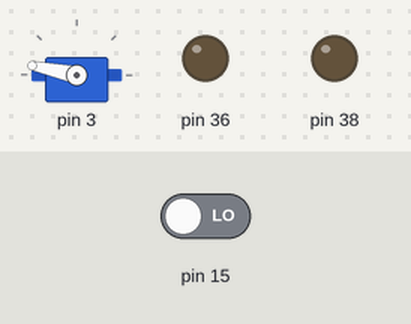
This program was run on a simulated Raspberry Pi (header pin numbers). On the bench: servo, output pins drawn as LEDs (lit = HIGH). Inputs (shaded band) come from the test bench; at power-on: pin 15 LOW. Servo angles are drawn from the pulse width (0.5 ms = 0°, 2.5 ms = 180°); the clock reads 2024-03-15 10:24:30 at power-on unless the program sets it.

Above: at 0.1 s.
At 60.1 s:
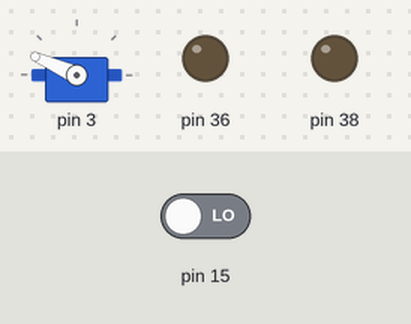
At 120.1 s:
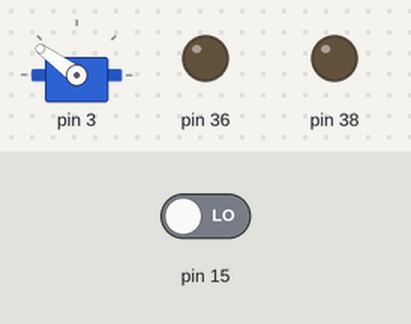
Timing chart, 0 to 121.6 s (numbered marks = the images above):
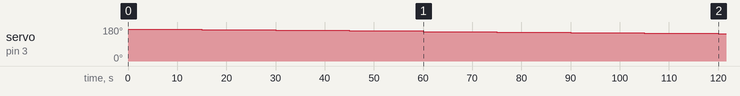

Measured:
- by itself, servo on pin 3: moves from 168° to 144° over 105 s

The program:

simple_sunrise.py
```python
import RPi.GPIO as GPIO
import time

# First, turn on the relays
GPIO.setmode(GPIO.BOARD)
GPIO.setwarnings(False)
GPIO.setup(36, GPIO.OUT)
GPIO.output(36, False)      # Turn on servo motor
GPIO.setup(38, GPIO.OUT)
GPIO.output(38, False)      # Turn on light bulb
GPIO.setup(15, GPIO.IN)     # Motion sensor

# Set duration of sunrise (seconds * minutes)
sunrise_duration = 60. * 15

# Set number of intervals (no. of turns)
time_interval = sunrise_duration/60.

# Set total magnitude of final brightness (as a percent)
amt_turn = 100

# Configure pin settings
GPIO.setup(03, GPIO.OUT)
pwm = GPIO.PWM(03, 50)
pwm.start(0)

# Define functions for turning servo
def TurnMotor(pct):
	duty = ((pct-100)*-1)/10. + 2
	GPIO.output(03, True)
	pwm.ChangeDutyCycle(duty)
	time.sleep(time_interval)
	GPIO.output(03, False)
	pwm.ChangeDutyCycle(0)

def Reset():
	GPIO.output(03, True)
	pwm.ChangeDutyCycle(12)
	GPIO.output(03, False)
	time.sleep(2)

# Turn servo second by second
loop_time = time.time()
current_time = time.time()
secs = time_interval
alarm_off = False
while current_time < loop_time + sunrise_duration:
	TurnMotor((secs/sunrise_duration)*amt_turn)
	secs += time_interval
	current_time = time.time()
	if GPIO.input(15) == 1:
		alarm_off = True
		current_time = loop_time + sunrise_duration

# Wait for confirmation to reset
while alarm_off == False:
	if GPIO.input(15) == 0:
		pass
	else:
		alarm_off = True

# Turn off bulb relay
GPIO.output(38, True)

# Reset servo to zero
Reset()

# Turn off servo relay
GPIO.output(36, True)

# Prepare for exit
pwm.stop()
GPIO.cleanup()
```
